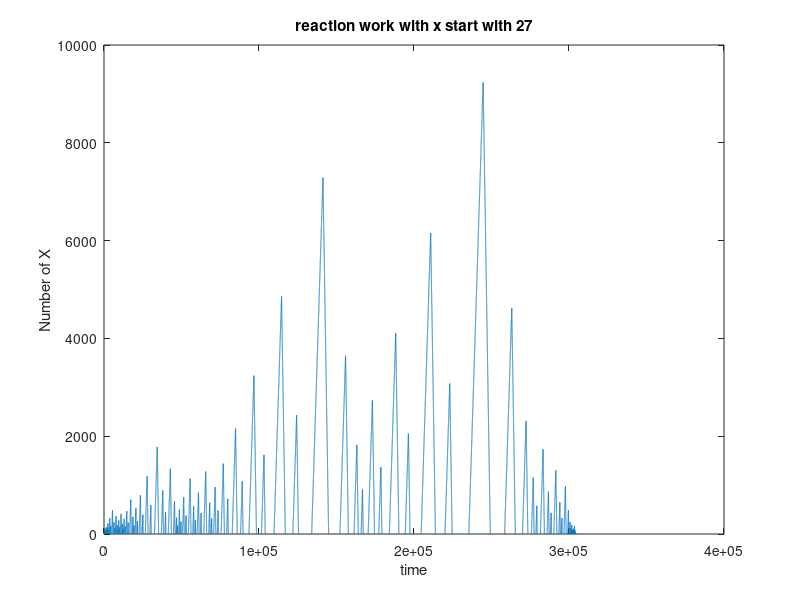
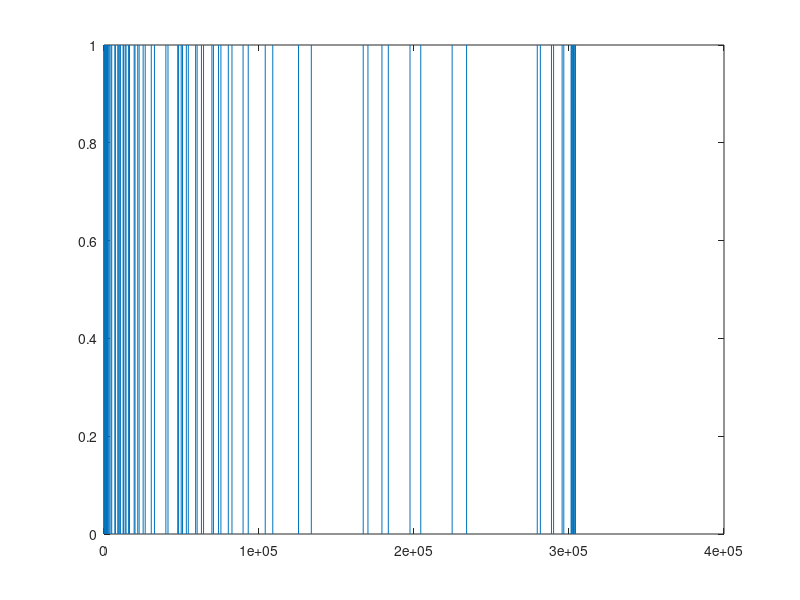
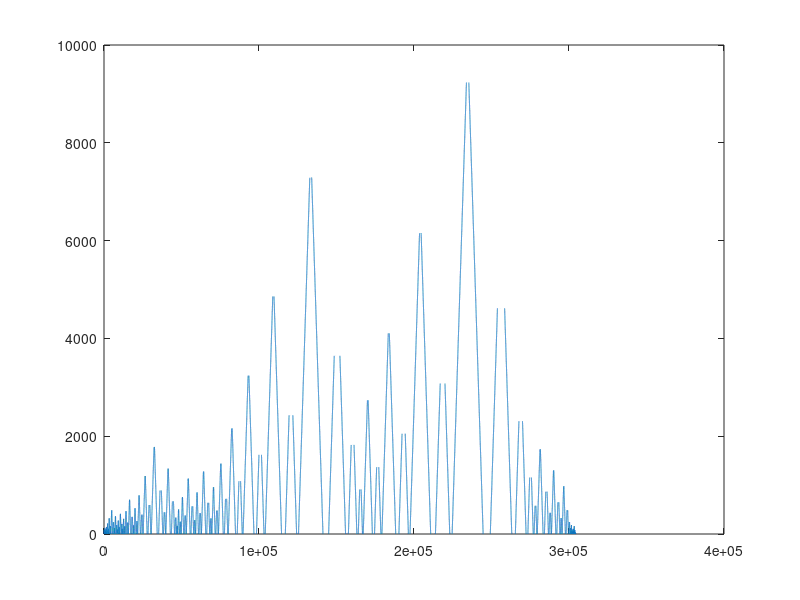
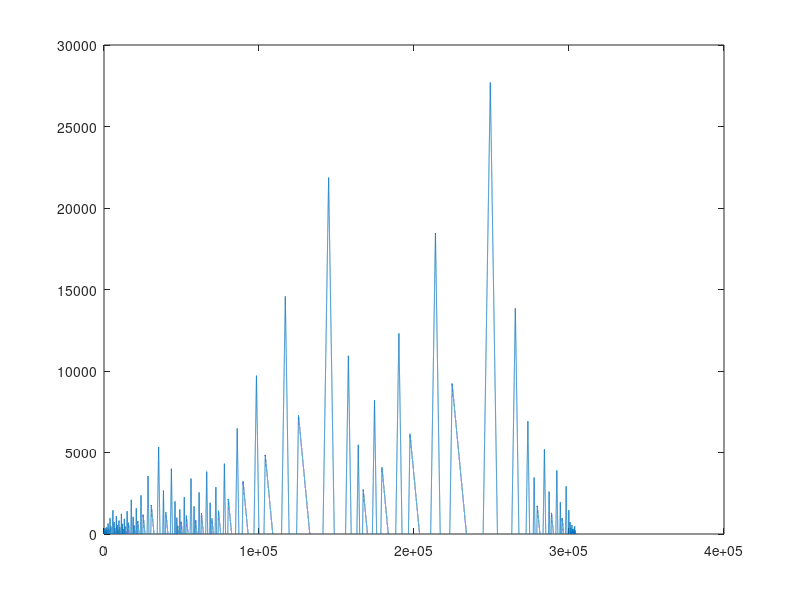

Source code (MATLAB) for these figures, in order: (Note: this script raises an error after producing the figures.)
load('matlab.mat');
for i=1:length(S0)
    figure(i)
    clf
    plot(sst(:,i))
end
figure(1)
xlabel('time')
ylabel('Number of X')
title('reaction work with x start with 27')

xPeak=[S0(1,1);1];
j=2;
for i=1:rLength-2
   if  (sst(i+1,1)>sst(i,1))&&(sst(i+1,1)>=sst(i+2,1))
       
       xPeak(:,j)=[sst(i+1,1);i+1];
       j=j+1;
   end
end
xPeak


% clear all
% constant define
x=1;
xp=2;
y=3;
b=4;
ybar=5;
c=6;

slower=1e-60;
slow=1e-30;
medium=1e0;
fast=1e30;
faster=1e60;
%since the loop pattern of 27 is 112 in length, it almost garantee the slow
%reaction fire before faster reaction fire will happen, if choose each
%level have 100-1000x difference speed. And once this happen the later on
%date will make no sence. So I choose a realtive large number

%trialNum=100;
rLength=360000;

%  [x,xp,y,b,ybar,c]
S0=[27,0,0,0,0,0];
l=length(S0);
%finalS=zeros(trialNum,length(S0));
K=[faster,fast,fast,medium,medium,slow,slower,faster,faster,medium];
reactionNum=length(K);

F=zeros(reactionNum,l);
C=F;

F(1,:)=reaction(l,1,ybar,2,x);
C(1,:)=reaction(l,6,b,1,ybar,1,c);

F(2,:)=reaction(l,1,ybar,1,x,1,c);
C(2,:)=reaction(l,1,xp);

F(3,:)=reaction(l,1,xp,1,b);
C(3,:)=reaction(l,1,xp,1,y);

F(4,:)=reaction(l,1,xp);
C(4,:)=reaction(l,4,y);

F(5,:)=reaction(l,6,b);
C(5,:)=reaction(l,1,y);

F(6,:)=reaction(l,1,y);
C(6,:)=reaction(l,1,x);

F(7,:)=reaction(l);
C(7,:)=reaction(l,1,ybar);

F(8,:)=reaction(l,1,y,1,ybar);
C(8,:)=reaction(l,1,y);

F(9,:)=reaction(l,2,ybar);
C(9,:)=reaction(l,1,ybar);

F(10,:)=reaction(l,1,c);
C(10,:)=reaction(l);

wR=zeros(1,reactionNum);
th=zeros(1,reactionNum+1);

rN=zeros(1,rLength);
%for j=1:trialNum
S=S0;
sst=zeros(rLength,length(S0));
for i=1:rLength
    sst(i,:)=S;
    totalWeight=0;
    for k=1:reactionNum
        wR(k)=K(k)*weightRi(F(k,:),S);
        totalWeight=totalWeight+wR(k);
    end
    if ~any(wR)
        break;
    end
    th(1)=0;
    thisStep=rand;
    for k=1:reactionNum
        th(k+1)=th(k)+wR(k)/totalWeight;
        if thisStep<th(k+1)
            S=fireRi(F(k,:),C(k,:),S);
            rN(i)=k;
            break;
        end
    end
end

[linspace(1,length(rN),length(rN));rN]


for i=1:length(S0)
    figure(i)
    clf
    plot(sst(:,i))
end
figure(1)
xlabel('time')
ylabel('Number of X')
title('reaction work with x start with 27')

xPeak=[S0(1,1);1];
j=2;
for i=1:rLength-2
   if  (sst(i+1,1)>sst(i,1))&&(sst(i+1,1)>=sst(i+2,1))
       
       xPeak(:,j)=[sst(i+1,1);i+1];
       j=j+1;
   end
end
xPeak